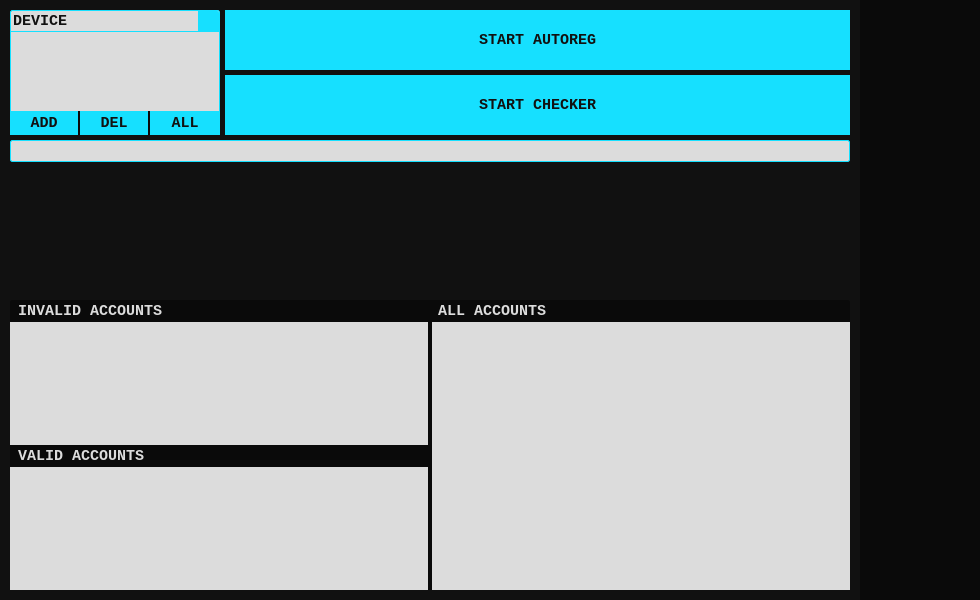
<?xml version="1.0" encoding="UTF-8"?>
<ui version="4.0">
 <class>MainWindow</class>
 <widget class="QMainWindow" name="MainWindow">
  <property name="geometry">
   <rect>
    <x>0</x>
    <y>0</y>
    <width>980</width>
    <height>600</height>
   </rect>
  </property>
  <property name="minimumSize">
   <size>
    <width>980</width>
    <height>600</height>
   </size>
  </property>
  <property name="maximumSize">
   <size>
    <width>980</width>
    <height>600</height>
   </size>
  </property>
  <property name="mouseTracking">
   <bool>false</bool>
  </property>
  <property name="windowTitle">
   <string>SpectralX</string>
  </property>
  <property name="windowIcon">
   <iconset>
    <normaloff>:/images/icons/account.png</normaloff>:/images/icons/account.png</iconset>
  </property>
  <property name="styleSheet">
   <string notr="true">* {
	font-family: Consolas;
	font-weight: bold;
	color: #dcdcdc;
	font-size: 15px;
}

QMainWindow, QWidget {
	background-color: #111111;
}

QPushButton {
    background-color: #16e0ff;
    color: #111111;
	border: none;
    outline: 0;
}

QPushButton:hover {
    background-color: #00b3b3;
}

QPushButton:pressed {
    background-color: #008080;
}

QSlider::groove:horizontal {
    border: none;
    height: 4px;
    background-color: #dcdcdc;
    border-radius: 2px;
}

QSlider::handle:horizontal {
    background-color: #16e0ff;
    border: none;
    width: 12px;
    height: 12px;
    margin: -4px 0;
    border-radius: 2px;
}

QSlider::sub-page:horizontal {
    background-color: #16e0ff;
    border: none;
    border-radius: 3px;
}

QCheckBox::indicator {
    width: 12px;
    height: 12px;
    background-color: #16E0FF;
}

QCheckBox::indicator:checked {
    background-color: #16E0FF;
    border: 1px solid #16E0FF;
}

QCheckBox::indicator:unchecked {
    background-color: #dcdcdc;
    border: 1px solid #16E0FF;
}

QTextEdit, QLineEdit {
	background-color: #dcdcdc;
	font-size: 18px;
	border: none;
	color: #111111;
}

QLineEdit {
	font-size: 15px;
}

QScrollBar:vertical {
    border: none;
    background: #dcdcdc;
    width: 15px;
    margin: 15px 0 15px 0;
}
    
QScrollBar::handle:vertical {
    background: #16e0ff;
    min-height: 20px;
}
    
QScrollBar::add-line:vertical,
QScrollBar::sub-line:vertical {
    background: #dcdcdc;
}
    
QScrollBar::add-page:vertical,
QScrollBar::sub-page:vertical {
	background: #dcdcdc;
}

QLineEdit:hover {
    border: 1px solid #16E0FF;
}

QLineEdit:focus {
    border: 1px solid #16E0FF;
    outline: none;
}

QProgressBar {
    border: 1px solid #16E0FF;
    border-radius: 2px;
    background-color: #dcdcdc;
	color: transparent;
}

QProgressBar::chunk {
    background-color: #16E0FF;
    border-radius: 2px;
}

QComboBox {
    border: 1px solid #16E0FF;
    border-top-right-radius: 2px;
	border-top-left-radius: 2px;
    padding: 2px;
    background-color: #dcdcdc;
    color: #111111;
}

QComboBox:hover {
    border: 1px solid #16E0FF;
}

QComboBox::drop-down {
    subcontrol-origin: padding;
    subcontrol-position: right;
    width: 20px;
    border-left: 1px solid #16E0FF;
    border-top-right-radius: 2px;
    background: #16E0FF;
}

QComboBox::down-arrow {
    image: url(:/images/icons/plus_16.png);
}

QComboBox QAbstractItemView {
    border: 1px solid #16E0FF;
    background-color: #dcdcdc;
    color: #111111;
	outline: 0;
}

QComboBox QListView::item:selected {
    background-color: #16E0FF;
    color: #111111;
}

QTabWidget::pane {
    border: none;
}

QTabBar::tab {
    background-color: #DCDCDC;
    color: #111111;
    padding: 2px 4px;
    border-bottom: 2px solid #16E0FF;
}

QTabBar::tab:selected {
    background-color: #16E0FF;
}

QTabBar::tab:!selected {
    margin-top: 2px;
}
</string>
  </property>
  <widget class="QWidget" name="centralwidget">
   <widget class="QWidget" name="sidebar" native="true">
    <property name="geometry">
     <rect>
      <x>860</x>
      <y>0</y>
      <width>120</width>
      <height>600</height>
     </rect>
    </property>
    <property name="minimumSize">
     <size>
      <width>120</width>
      <height>600</height>
     </size>
    </property>
    <property name="maximumSize">
     <size>
      <width>120</width>
      <height>600</height>
     </size>
    </property>
    <property name="styleSheet">
     <string notr="true">#sidebar {
	background-color: #0a0a0a;
}

#sidebar QLabel {
	background-position: center;
	background-repeat: no-repeat;
	background-origin: content;
	background-color: #0a0a0a;
}

#sidebar QLabel:hover {
	border-radius: 42px;
	background-color: #1a1a1a;
}
</string>
    </property>
    <layout class="QGridLayout" name="gridLayout">
     <item row="1" column="0">
      <widget class="QLabel" name="start_label">
       <property name="minimumSize">
        <size>
         <width>84</width>
         <height>84</height>
        </size>
       </property>
       <property name="maximumSize">
        <size>
         <width>84</width>
         <height>84</height>
        </size>
       </property>
       <property name="autoFillBackground">
        <bool>false</bool>
       </property>
       <property name="styleSheet">
        <string notr="true">background-image: url(:/images/icons/star_64.png);</string>
       </property>
       <property name="text">
        <string/>
       </property>
      </widget>
     </item>
     <item row="5" column="0">
      <widget class="QLabel" name="exit_label">
       <property name="minimumSize">
        <size>
         <width>84</width>
         <height>84</height>
        </size>
       </property>
       <property name="maximumSize">
        <size>
         <width>84</width>
         <height>84</height>
        </size>
       </property>
       <property name="autoFillBackground">
        <bool>false</bool>
       </property>
       <property name="styleSheet">
        <string notr="true">background-image: url(:/images/icons/block_64.png);</string>
       </property>
       <property name="text">
        <string/>
       </property>
      </widget>
     </item>
     <item row="3" column="0">
      <widget class="QLabel" name="settings_label">
       <property name="minimumSize">
        <size>
         <width>84</width>
         <height>84</height>
        </size>
       </property>
       <property name="maximumSize">
        <size>
         <width>84</width>
         <height>84</height>
        </size>
       </property>
       <property name="autoFillBackground">
        <bool>false</bool>
       </property>
       <property name="styleSheet">
        <string notr="true">background-image: url(:/images/icons/setting_64.png);</string>
       </property>
       <property name="text">
        <string/>
       </property>
      </widget>
     </item>
     <item row="2" column="0">
      <widget class="QLabel" name="logs_label">
       <property name="sizePolicy">
        <sizepolicy hsizetype="Preferred" vsizetype="Preferred">
         <horstretch>0</horstretch>
         <verstretch>0</verstretch>
        </sizepolicy>
       </property>
       <property name="minimumSize">
        <size>
         <width>84</width>
         <height>84</height>
        </size>
       </property>
       <property name="maximumSize">
        <size>
         <width>84</width>
         <height>84</height>
        </size>
       </property>
       <property name="autoFillBackground">
        <bool>false</bool>
       </property>
       <property name="styleSheet">
        <string notr="true">background-image: url(:/images/icons/file_64.png);</string>
       </property>
       <property name="text">
        <string/>
       </property>
      </widget>
     </item>
    </layout>
   </widget>
   <widget class="QWidget" name="window" native="true">
    <property name="geometry">
     <rect>
      <x>10</x>
      <y>10</y>
      <width>840</width>
      <height>580</height>
     </rect>
    </property>
    <property name="minimumSize">
     <size>
      <width>840</width>
      <height>580</height>
     </size>
    </property>
    <property name="maximumSize">
     <size>
      <width>840</width>
      <height>580</height>
     </size>
    </property>
    <property name="styleSheet">
     <string notr="true">#window QLabel {
	background-position: center;
	background-repeat: no-repeat;
	background-origin: content;
	background-color: #0a0a0a;
}

#window #all_accs_label, #inv_accs_label, #val_accs_label {
	padding-left: 4px;
}

#window #all_accs_textEdit, #inv_accs_textEdit, #val_accs_textEdit, #devices_textEdit {
	font-size: 15px;
}</string>
    </property>
    <widget class="QTextEdit" name="all_accs_textEdit">
     <property name="geometry">
      <rect>
       <x>420</x>
       <y>312</y>
       <width>420</width>
       <height>268</height>
      </rect>
     </property>
     <property name="styleSheet">
      <string notr="true"/>
     </property>
     <property name="readOnly">
      <bool>false</bool>
     </property>
    </widget>
    <widget class="QTextEdit" name="val_accs_textEdit">
     <property name="geometry">
      <rect>
       <x>0</x>
       <y>457</y>
       <width>420</width>
       <height>123</height>
      </rect>
     </property>
     <property name="styleSheet">
      <string notr="true"/>
     </property>
     <property name="readOnly">
      <bool>false</bool>
     </property>
    </widget>
    <widget class="QTextEdit" name="inv_accs_textEdit">
     <property name="geometry">
      <rect>
       <x>0</x>
       <y>312</y>
       <width>420</width>
       <height>123</height>
      </rect>
     </property>
     <property name="styleSheet">
      <string notr="true"/>
     </property>
     <property name="readOnly">
      <bool>false</bool>
     </property>
    </widget>
    <widget class="QLabel" name="inv_accs_label">
     <property name="geometry">
      <rect>
       <x>0</x>
       <y>290</y>
       <width>420</width>
       <height>22</height>
      </rect>
     </property>
     <property name="styleSheet">
      <string notr="true">border-top-left-radius: 2px;
</string>
     </property>
     <property name="text">
      <string>INVALID ACCOUNTS</string>
     </property>
    </widget>
    <widget class="QLabel" name="all_accs_label">
     <property name="geometry">
      <rect>
       <x>420</x>
       <y>290</y>
       <width>420</width>
       <height>22</height>
      </rect>
     </property>
     <property name="styleSheet">
      <string notr="true">border-top-right-radius: 2px;
</string>
     </property>
     <property name="text">
      <string>ALL ACCOUNTS</string>
     </property>
    </widget>
    <widget class="QLabel" name="val_accs_label">
     <property name="geometry">
      <rect>
       <x>0</x>
       <y>435</y>
       <width>420</width>
       <height>22</height>
      </rect>
     </property>
     <property name="styleSheet">
      <string notr="true"/>
     </property>
     <property name="text">
      <string>VALID ACCOUNTS</string>
     </property>
    </widget>
    <widget class="QLabel" name="copy_label1">
     <property name="geometry">
      <rect>
       <x>375</x>
       <y>293</y>
       <width>16</width>
       <height>16</height>
      </rect>
     </property>
     <property name="styleSheet">
      <string notr="true">background-image: url(:/images/icons/copy_16.png);</string>
     </property>
     <property name="text">
      <string/>
     </property>
    </widget>
    <widget class="QLabel" name="cut_label1">
     <property name="geometry">
      <rect>
       <x>400</x>
       <y>293</y>
       <width>16</width>
       <height>16</height>
      </rect>
     </property>
     <property name="styleSheet">
      <string notr="true">background-image: url(:/images/icons/cut_16.png);</string>
     </property>
     <property name="text">
      <string/>
     </property>
    </widget>
    <widget class="QLabel" name="copy_label2">
     <property name="geometry">
      <rect>
       <x>795</x>
       <y>293</y>
       <width>16</width>
       <height>16</height>
      </rect>
     </property>
     <property name="styleSheet">
      <string notr="true">background-image: url(:/images/icons/copy_16.png);</string>
     </property>
     <property name="text">
      <string/>
     </property>
    </widget>
    <widget class="QLabel" name="cut_label2">
     <property name="geometry">
      <rect>
       <x>820</x>
       <y>293</y>
       <width>16</width>
       <height>16</height>
      </rect>
     </property>
     <property name="styleSheet">
      <string notr="true">background-image: url(:/images/icons/cut_16.png);</string>
     </property>
     <property name="text">
      <string/>
     </property>
    </widget>
    <widget class="QLabel" name="cut_label3">
     <property name="geometry">
      <rect>
       <x>400</x>
       <y>438</y>
       <width>16</width>
       <height>16</height>
      </rect>
     </property>
     <property name="styleSheet">
      <string notr="true">background-image: url(:/images/icons/cut_16.png);</string>
     </property>
     <property name="text">
      <string/>
     </property>
    </widget>
    <widget class="QLabel" name="copy_label3">
     <property name="geometry">
      <rect>
       <x>375</x>
       <y>438</y>
       <width>16</width>
       <height>16</height>
      </rect>
     </property>
     <property name="styleSheet">
      <string notr="true">background-image: url(:/images/icons/copy_16.png);</string>
     </property>
     <property name="text">
      <string/>
     </property>
    </widget>
    <widget class="QLabel" name="devider">
     <property name="geometry">
      <rect>
       <x>418</x>
       <y>290</y>
       <width>4</width>
       <height>290</height>
      </rect>
     </property>
     <property name="text">
      <string/>
     </property>
    </widget>
    <widget class="QWidget" name="devices_window" native="true">
     <property name="geometry">
      <rect>
       <x>0</x>
       <y>0</y>
       <width>210</width>
       <height>125</height>
      </rect>
     </property>
     <property name="styleSheet">
      <string notr="true">#devices_window QLabel {
	background-color: #16e0ff;
}</string>
     </property>
     <widget class="QTextEdit" name="devices_textEdit">
      <property name="geometry">
       <rect>
        <x>0</x>
        <y>22</y>
        <width>210</width>
        <height>80</height>
       </rect>
      </property>
      <property name="styleSheet">
       <string notr="true"/>
      </property>
      <property name="readOnly">
       <bool>false</bool>
      </property>
     </widget>
     <widget class="QComboBox" name="comboBox">
      <property name="geometry">
       <rect>
        <x>0</x>
        <y>0</y>
        <width>210</width>
        <height>22</height>
       </rect>
      </property>
      <property name="styleSheet">
       <string notr="true"/>
      </property>
      <property name="placeholderText">
       <string>DEVICE</string>
      </property>
     </widget>
     <widget class="QPushButton" name="add_pushButton">
      <property name="geometry">
       <rect>
        <x>0</x>
        <y>101</y>
        <width>70</width>
        <height>24</height>
       </rect>
      </property>
      <property name="styleSheet">
       <string notr="true">border-right: 2px solid #0a0a0a;</string>
      </property>
      <property name="text">
       <string>ADD</string>
      </property>
     </widget>
     <widget class="QPushButton" name="del_pushButton">
      <property name="geometry">
       <rect>
        <x>70</x>
        <y>101</y>
        <width>70</width>
        <height>24</height>
       </rect>
      </property>
      <property name="styleSheet">
       <string notr="true">border-right: 2px solid #0a0a0a;</string>
      </property>
      <property name="text">
       <string>DEL</string>
      </property>
     </widget>
     <widget class="QPushButton" name="search_pushButton">
      <property name="geometry">
       <rect>
        <x>140</x>
        <y>101</y>
        <width>70</width>
        <height>24</height>
       </rect>
      </property>
      <property name="text">
       <string>ALL</string>
      </property>
     </widget>
     <widget class="QLabel" name="left_border">
      <property name="geometry">
       <rect>
        <x>0</x>
        <y>22</y>
        <width>1</width>
        <height>79</height>
       </rect>
      </property>
      <property name="styleSheet">
       <string notr="true"/>
      </property>
      <property name="text">
       <string/>
      </property>
     </widget>
     <widget class="QLabel" name="left_border_2">
      <property name="geometry">
       <rect>
        <x>209</x>
        <y>22</y>
        <width>1</width>
        <height>79</height>
       </rect>
      </property>
      <property name="styleSheet">
       <string notr="true"/>
      </property>
      <property name="text">
       <string/>
      </property>
     </widget>
    </widget>
    <widget class="QPushButton" name="start_autoreg">
     <property name="geometry">
      <rect>
       <x>215</x>
       <y>0</y>
       <width>625</width>
       <height>60</height>
      </rect>
     </property>
     <property name="styleSheet">
      <string notr="true"/>
     </property>
     <property name="text">
      <string>START AUTOREG</string>
     </property>
    </widget>
    <widget class="QPushButton" name="start_checker">
     <property name="geometry">
      <rect>
       <x>215</x>
       <y>65</y>
       <width>625</width>
       <height>60</height>
      </rect>
     </property>
     <property name="styleSheet">
      <string notr="true"/>
     </property>
     <property name="text">
      <string>START CHECKER</string>
     </property>
    </widget>
    <widget class="QProgressBar" name="process_progressBar">
     <property name="geometry">
      <rect>
       <x>0</x>
       <y>130</y>
       <width>840</width>
       <height>22</height>
      </rect>
     </property>
     <property name="value">
      <number>0</number>
     </property>
    </widget>
   </widget>
   <zorder>window</zorder>
   <zorder>sidebar</zorder>
  </widget>
 </widget>
 <layoutdefault spacing="0" margin="0"/>
 <resources>
  <include location="resources.qrc"/>
 </resources>
 <connections/>
 <designerdata>
  <property name="gridDeltaX">
   <number>2</number>
  </property>
  <property name="gridDeltaY">
   <number>2</number>
  </property>
  <property name="gridSnapX">
   <bool>true</bool>
  </property>
  <property name="gridSnapY">
   <bool>true</bool>
  </property>
  <property name="gridVisible">
   <bool>false</bool>
  </property>
 </designerdata>
</ui>
